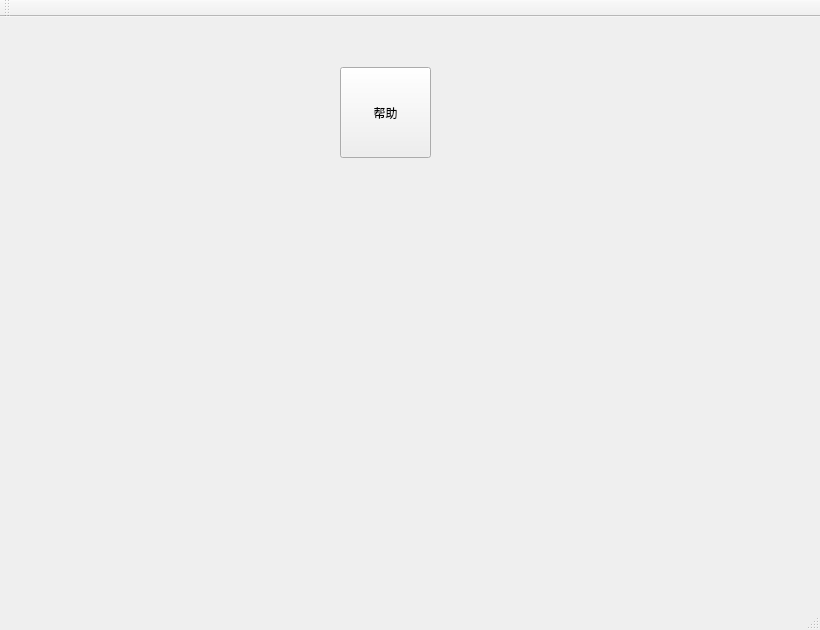
<?xml version="1.0" encoding="UTF-8"?>
<ui version="4.0">
 <class>Test5_4AClass</class>
 <widget class="QMainWindow" name="Test5_4AClass">
  <property name="geometry">
   <rect>
    <x>0</x>
    <y>0</y>
    <width>820</width>
    <height>630</height>
   </rect>
  </property>
  <property name="windowTitle">
   <string>Test5_4A</string>
  </property>
  <widget class="QWidget" name="centralWidget">
   <widget class="QToolButton" name="btnHelp">
    <property name="geometry">
     <rect>
      <x>340</x>
      <y>50</y>
      <width>91</width>
      <height>91</height>
     </rect>
    </property>
    <property name="text">
     <string>帮助</string>
    </property>
    <property name="icon">
     <iconset resource="Test5_4A.qrc">
      <normaloff>:/image/Resources/help.png</normaloff>:/image/Resources/help.png</iconset>
    </property>
    <property name="iconSize">
     <size>
      <width>48</width>
      <height>48</height>
     </size>
    </property>
    <property name="checkable">
     <bool>true</bool>
    </property>
    <property name="toolButtonStyle">
     <enum>Qt::ToolButtonTextUnderIcon</enum>
    </property>
    <property name="autoRaise">
     <bool>false</bool>
    </property>
   </widget>
  </widget>
  <widget class="QMenuBar" name="menuBar">
   <property name="geometry">
    <rect>
     <x>0</x>
     <y>0</y>
     <width>820</width>
     <height>30</height>
    </rect>
   </property>
  </widget>
  <widget class="QToolBar" name="mainToolBar">
   <attribute name="toolBarArea">
    <enum>TopToolBarArea</enum>
   </attribute>
   <attribute name="toolBarBreak">
    <bool>false</bool>
   </attribute>
  </widget>
  <widget class="QStatusBar" name="statusBar"/>
 </widget>
 <layoutdefault spacing="6" margin="11"/>
 <resources>
  <include location="Test5_4A.qrc"/>
 </resources>
 <connections/>
</ui>
